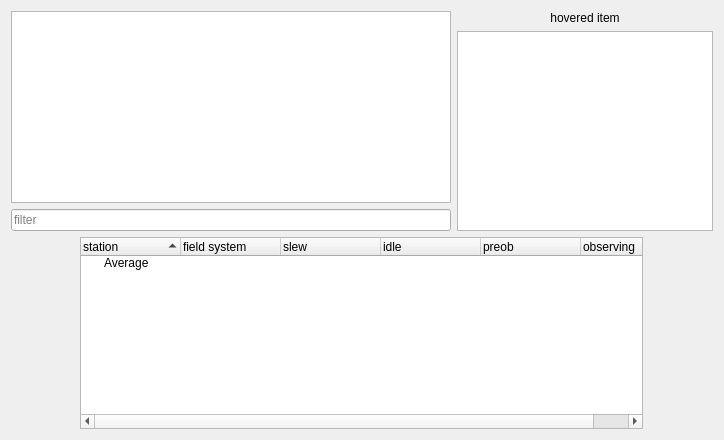
      <widget class="QWidget" name="statistics_station">
       <layout class="QVBoxLayout" name="verticalLayout_12">
        <item>
         <layout class="QHBoxLayout" name="horizontalLayout_statistics_station_model" stretch="0,0">
          <item>
           <layout class="QVBoxLayout" name="verticalLayout_5">
            <item>
             <widget class="QTreeView" name="treeView_statistics_station_model">
              <property name="minimumSize">
               <size>
                <width>440</width>
                <height>0</height>
               </size>
              </property>
              <property name="maximumSize">
               <size>
                <width>440</width>
                <height>16777215</height>
               </size>
              </property>
              <property name="mouseTracking">
               <bool>true</bool>
              </property>
              <property name="editTriggers">
               <set>QAbstractItemView::NoEditTriggers</set>
              </property>
              <property name="alternatingRowColors">
               <bool>true</bool>
              </property>
              <property name="selectionMode">
               <enum>QAbstractItemView::NoSelection</enum>
              </property>
              <property name="sortingEnabled">
               <bool>true</bool>
              </property>
             </widget>
            </item>
            <item>
             <widget class="QLineEdit" name="lineEdit_statistics_station_model">
              <property name="maximumSize">
               <size>
                <width>441</width>
                <height>16777215</height>
               </size>
              </property>
              <property name="placeholderText">
               <string>filter</string>
              </property>
             </widget>
            </item>
           </layout>
          </item>
          <item>
           <layout class="QVBoxLayout" name="verticalLayout_14">
            <item>
             <widget class="QLabel" name="label_statistics_station_model_hover_title">
              <property name="text">
               <string>hovered item</string>
              </property>
              <property name="alignment">
               <set>Qt::AlignCenter</set>
              </property>
             </widget>
            </item>
            <item>
             <widget class="QTreeWidget" name="treeWidget_statistics_station_selected">
              <property name="minimumSize">
               <size>
                <width>200</width>
                <height>0</height>
               </size>
              </property>
              <property name="maximumSize">
               <size>
                <width>400</width>
                <height>16777215</height>
               </size>
              </property>
              <property name="alternatingRowColors">
               <bool>false</bool>
              </property>
              <property name="columnCount">
               <number>2</number>
              </property>
              <attribute name="headerVisible">
               <bool>false</bool>
              </attribute>
              <column>
               <property name="text">
                <string notr="true">1</string>
               </property>
              </column>
              <column>
               <property name="text">
                <string notr="true">2</string>
               </property>
              </column>
             </widget>
            </item>
           </layout>
          </item>
         </layout>
        </item>
        <item>
         <layout class="QHBoxLayout" name="horizontalLayout_statistics_station_times">
          <item>
           <widget class="QTreeWidget" name="treeWidget_statistics_station_time">
            <property name="minimumSize">
             <size>
              <width>563</width>
              <height>0</height>
             </size>
            </property>
            <property name="maximumSize">
             <size>
              <width>563</width>
              <height>16777215</height>
             </size>
            </property>
            <property name="mouseTracking">
             <bool>true</bool>
            </property>
            <property name="editTriggers">
             <set>QAbstractItemView::NoEditTriggers</set>
            </property>
            <property name="alternatingRowColors">
             <bool>true</bool>
            </property>
            <property name="selectionMode">
             <enum>QAbstractItemView::NoSelection</enum>
            </property>
            <property name="sortingEnabled">
             <bool>true</bool>
            </property>
            <column>
             <property name="text">
              <string>station</string>
             </property>
            </column>
            <column>
             <property name="text">
              <string>field system</string>
             </property>
            </column>
            <column>
             <property name="text">
              <string>slew</string>
             </property>
            </column>
            <column>
             <property name="text">
              <string>idle</string>
             </property>
            </column>
            <column>
             <property name="text">
              <string>preob</string>
             </property>
            </column>
            <column>
             <property name="text">
              <string>observing</string>
             </property>
            </column>
            <item>
             <property name="text">
              <string>Average</string>
             </property>
             <property name="text">
              <string/>
             </property>
             <property name="text">
              <string/>
             </property>
             <property name="text">
              <string/>
             </property>
             <property name="text">
              <string/>
             </property>
             <property name="text">
              <string/>
             </property>
            </item>
           </widget>
          </item>
         </layout>
        </item>
       </layout>
      </widget>
